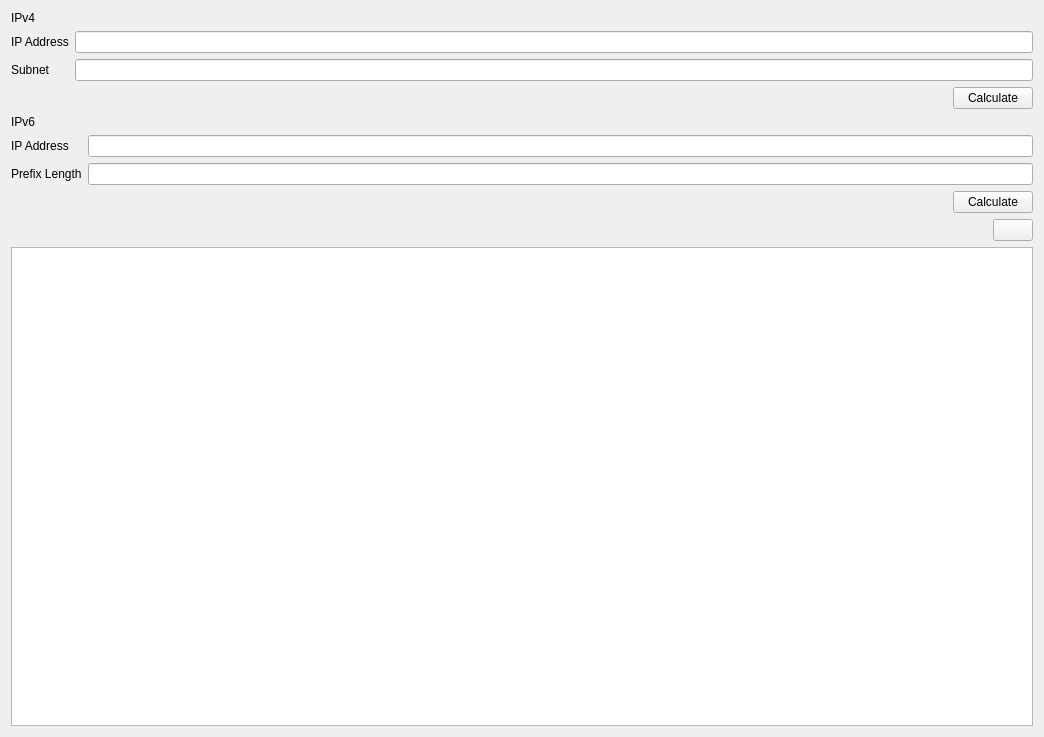
<?xml version="1.0" encoding="UTF-8"?>
<ui version="4.0">
 <class>IpSubnetCalculator</class>
 <widget class="QWidget" name="IpSubnetCalculator">
  <property name="geometry">
   <rect>
    <x>0</x>
    <y>0</y>
    <width>1044</width>
    <height>737</height>
   </rect>
  </property>
  <property name="windowTitle">
   <string>Form</string>
  </property>
  <layout class="QVBoxLayout" name="verticalLayout">
   <item>
    <widget class="QLabel" name="label_3">
     <property name="text">
      <string>IPv4</string>
     </property>
    </widget>
   </item>
   <item>
    <layout class="QFormLayout" name="formLayout">
     <item row="0" column="0">
      <widget class="QLabel" name="label">
       <property name="text">
        <string>IP Address</string>
       </property>
      </widget>
     </item>
     <item row="0" column="1">
      <widget class="QLineEdit" name="ipv4LineEdit"/>
     </item>
     <item row="1" column="0">
      <widget class="QLabel" name="label_2">
       <property name="text">
        <string>Subnet</string>
       </property>
      </widget>
     </item>
     <item row="1" column="1">
      <widget class="QLineEdit" name="ipv4Subnet"/>
     </item>
    </layout>
   </item>
   <item>
    <layout class="QHBoxLayout" name="horizontalLayout">
     <item>
      <spacer name="horizontalSpacer">
       <property name="orientation">
        <enum>Qt::Orientation::Horizontal</enum>
       </property>
       <property name="sizeHint" stdset="0">
        <size>
         <width>40</width>
         <height>20</height>
        </size>
       </property>
      </spacer>
     </item>
     <item>
      <widget class="QPushButton" name="calculateIPv4Button">
       <property name="text">
        <string>Calculate</string>
       </property>
      </widget>
     </item>
    </layout>
   </item>
   <item>
    <widget class="QLabel" name="label_4">
     <property name="text">
      <string>IPv6</string>
     </property>
    </widget>
   </item>
   <item>
    <layout class="QFormLayout" name="formLayout_2">
     <item row="0" column="0">
      <widget class="QLabel" name="label_5">
       <property name="text">
        <string>IP Address</string>
       </property>
      </widget>
     </item>
     <item row="0" column="1">
      <widget class="QLineEdit" name="ipv6LineEdit"/>
     </item>
     <item row="1" column="0">
      <widget class="QLabel" name="label_6">
       <property name="text">
        <string>Prefix Length</string>
       </property>
      </widget>
     </item>
     <item row="1" column="1">
      <widget class="QLineEdit" name="ipv6PrefixLineEdit"/>
     </item>
    </layout>
   </item>
   <item>
    <layout class="QHBoxLayout" name="horizontalLayout_2">
     <item>
      <spacer name="horizontalSpacer_2">
       <property name="orientation">
        <enum>Qt::Orientation::Horizontal</enum>
       </property>
       <property name="sizeHint" stdset="0">
        <size>
         <width>40</width>
         <height>20</height>
        </size>
       </property>
      </spacer>
     </item>
     <item>
      <widget class="QPushButton" name="calculateIPv6Button">
       <property name="text">
        <string>Calculate</string>
       </property>
      </widget>
     </item>
    </layout>
   </item>
   <item>
    <layout class="QHBoxLayout" name="horizontalLayout_3">
     <item>
      <spacer name="horizontalSpacer_3">
       <property name="orientation">
        <enum>Qt::Orientation::Horizontal</enum>
       </property>
       <property name="sizeHint" stdset="0">
        <size>
         <width>40</width>
         <height>20</height>
        </size>
       </property>
      </spacer>
     </item>
     <item>
      <widget class="QPushButton" name="saveButton">
       <property name="text">
        <string/>
       </property>
       <property name="icon">
        <iconset theme="QIcon::ThemeIcon::DocumentSaveAs"/>
       </property>
      </widget>
     </item>
    </layout>
   </item>
   <item>
    <widget class="QTableView" name="resultsTableView"/>
   </item>
  </layout>
 </widget>
 <resources/>
 <connections/>
</ui>
